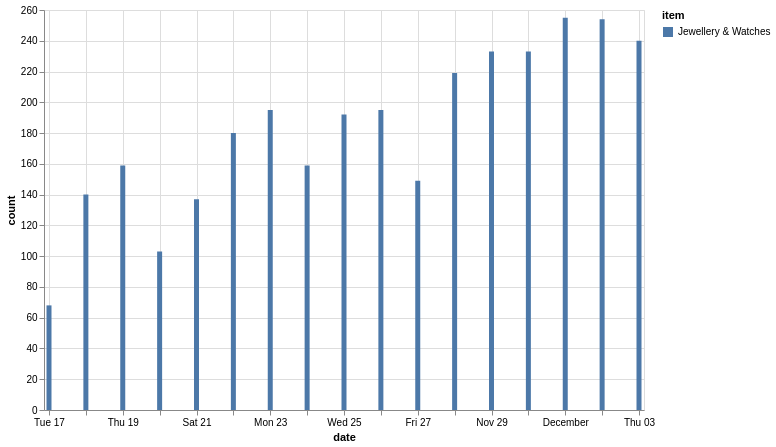

Source (Vega-Lite JSON):
### Vega-Lite specification from a JSON file in a GitHub repository (floating-point values rounded to 4 significant figures)
{"config": {"view": {"continuousWidth": 400, "continuousHeight": 300}}, "data": {"name": "data-8ff5aac91c542e7169dce547a678ca39"}, "mark": "bar", "encoding": {"color": {"type": "nominal", "field": "item"}, "x": {"type": "temporal", "field": "date"}, "y": {"type": "quantitative", "field": "count"}}, "height": 400, "width": 600, "$schema": "https://vega.github.io/schema/vega-lite/v4.8.1.json", "datasets": {"data-8ff5aac91c542e7169dce547a678ca39": [{"item": "Jewellery & Watches", "date": "2020-11-17", "count": 68}, {"item": "Jewellery & Watches", "date": "2020-11-18", "count": 140}, {"item": "Jewellery & Watches", "date": "2020-11-19", "count": 159}, {"item": "Jewellery & Watches", "date": "2020-11-20", "count": 103}, {"item": "Jewellery & Watches", "date": "2020-11-21", "count": 137}, {"item": "Jewellery & Watches", "date": "2020-11-22", "count": 180}, {"item": "Jewellery & Watches", "date": "2020-11-23", "count": 195}, {"item": "Jewellery & Watches", "date": "2020-11-24", "count": 159}, {"item": "Jewellery & Watches", "date": "2020-11-25", "count": 192}, {"item": "Jewellery & Watches", "date": "2020-11-26", "count": 195}, {"item": "Jewellery & Watches", "date": "2020-11-27", "count": 149}, {"item": "Jewellery & Watches", "date": "2020-11-28", "count": 219}, {"item": "Jewellery & Watches", "date": "2020-11-29", "count": 233}, {"item": "Jewellery & Watches", "date": "2020-11-30", "count": 233}, {"item": "Jewellery & Watches", "date": "2020-12-01", "count": 255}, {"item": "Jewellery & Watches", "date": "2020-12-02", "count": 254}, {"item": "Jewellery & Watches", "date": "2020-12-03", "count": 240}]}}
